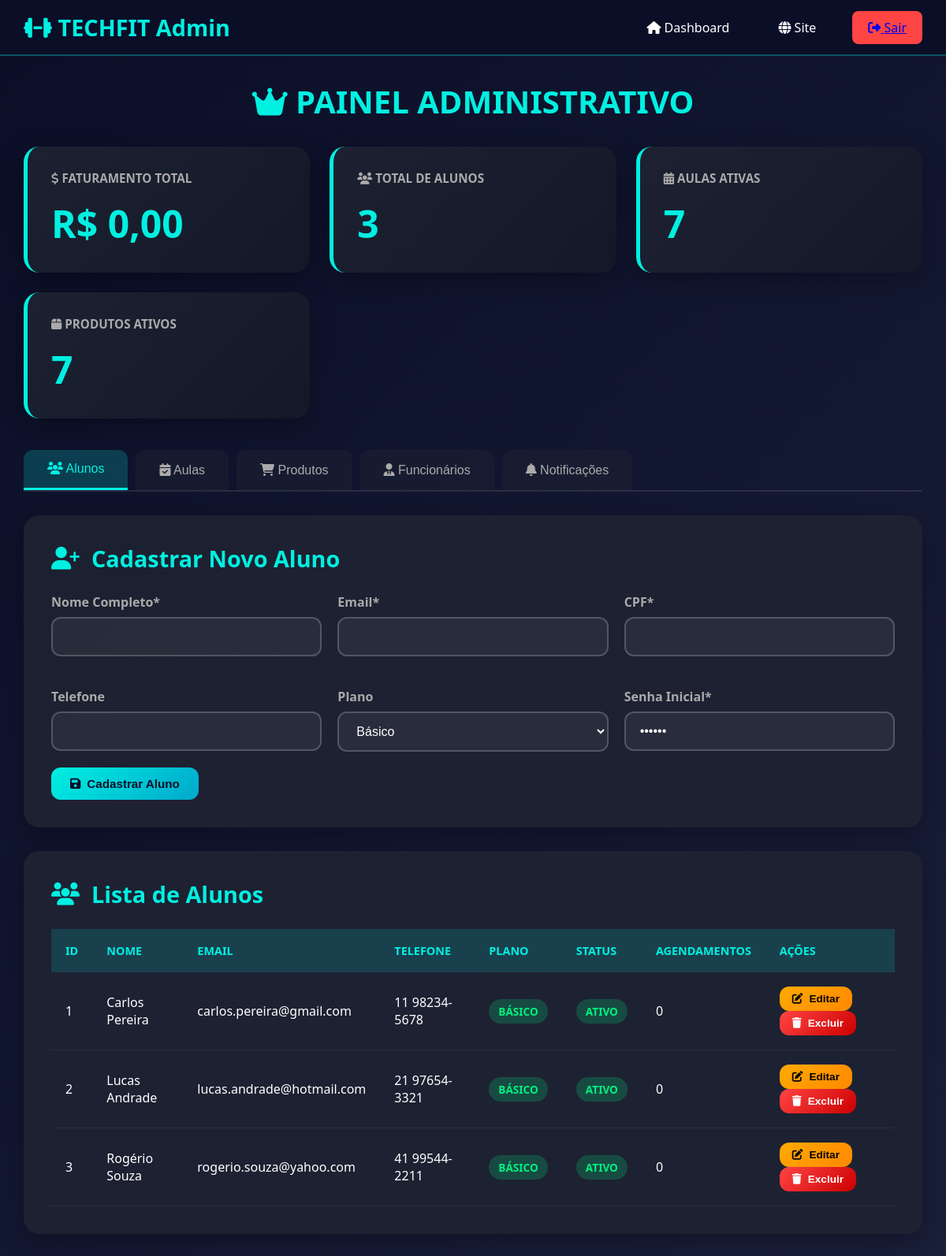
/view/admin_full.php (signed in), run on the app's committed database.
### tables this page shows
CREATE TABLE cliente (
    id_cliente INT AUTO_INCREMENT PRIMARY KEY,
    nome_cliente VARCHAR(255) NOT NULL,
    email VARCHAR(255) NOT NULL UNIQUE,
    endereco VARCHAR(200) NOT NULL,
    telefone VARCHAR(20) NOT NULL,
    genero VARCHAR(10) NOT NULL,
    cpf VARCHAR(15) NOT NULL UNIQUE,
    status VARCHAR(20) DEFAULT 'ativo',
    data_cadastro TIMESTAMP DEFAULT CURRENT_TIMESTAMP
);

### view/admin_full.php (the view, shortened to what this page needs)
<?php
$conn = Connection::getInstance();
$totalAlunos = $conn->query("SELECT COUNT(*) as total FROM cliente")->fetch(PDO::FETCH_ASSOC)['total'] ?? 0;
$faturamento = $conn->query("SELECT COALESCE(SUM(valor_pago), 0) as total FROM pagamento")->fetch(PDO::FETCH_ASSOC)['total'] ?? 0;
$totalAulasAtivas = $conn->query("SELECT COUNT(*) as total FROM aulas WHERE status = 'ativa'")->fetch(PDO::FETCH_ASSOC)['total'] ?? 0;
$totalProdutos = $conn->query("SELECT COUNT(*) as total FROM produtos WHERE status = 'ativo'")->fetch(PDO::FETCH_ASSOC)['total'] ?? 0;
$alunos = $conn->query("SELECT c.*, COUNT(a.id_agendamento) as total_agendamentos FROM cliente c LEFT JOIN agendamento a ON c.id_cliente = a.id_cliente GROUP BY c.id_cliente ORDER BY c.nome_cliente")->fetchAll(PDO::FETCH_ASSOC);
?>
<!DOCTYPE html>
<html lang="pt-BR">
<head>
    <link rel="stylesheet" href="https://cdnjs.cloudflare.com/ajax/libs/font-awesome/6.5.2/css/all.min.css">
</head>
<body>
    <header class="header">
        <div class="header-container">
            <a href="admin_full.php" class="logo">
                <i class="fas fa-dumbbell"></i> TECHFIT Admin
            </a>
            <nav>
                <ul class="nav-links">
                    <li><a href="admin_full.php" class="nav-link"><i class="fas fa-home"></i> Dashboard</a></li>
                    <li><a href="inicio.html" class="nav-link"><i class="fas fa-globe"></i> Site</a></li>
                    <li><a href="logout.php" class="btn-logout"><i class="fas fa-sign-out-alt"></i> Sair</a></li>
                </ul>
            </nav>
        </div>
    </header>
    <main class="container">
        <h1 class="page-title"><i class="fas fa-crown"></i> Painel Administrativo</h1>
        <section class="stats-grid">
            <div class="stat-card">
                <h4><i class="fas fa-dollar-sign"></i> Faturamento Total</h4>
                <p class="value">R$ <?php echo number_format($faturamento, 2, ',', '.'); ?></p>
            </div>
            <div class="stat-card">
                <h4><i class="fas fa-users"></i> Total de Alunos</h4>
                <p class="value"><?php echo $totalAlunos; ?></p>
            </div>
            <div class="stat-card">
                <h4><i class="fas fa-calendar-alt"></i> Aulas Ativas</h4>
                <p class="value"><?php echo $totalAulasAtivas; ?></p>
            </div>
            <div class="stat-card">
                <h4><i class="fas fa-box"></i> Produtos Ativos</h4>
                <p class="value"><?php echo $totalProdutos; ?></p>
            </div>
        </section>
        <div class="tabs-container">
            <div class="tabs">
                <button class="tab active" onclick="openTab(event, 'tab-alunos')">
                    <i class="fas fa-users"></i> Alunos
                </button>
                <button class="tab" onclick="openTab(event, 'tab-aulas')">
                    <i class="fas fa-calendar-check"></i> Aulas
                </button>
                <button class="tab" onclick="openTab(event, 'tab-produtos')">
                    <i class="fas fa-shopping-cart"></i> Produtos
                </button>
                <button class="tab" onclick="openTab(event, 'tab-funcionarios')">
                    <i class="fas fa-user-tie"></i> Funcionários
                </button>
                <button class="tab" onclick="openTab(event, 'tab-notificacoes')">
                    <i class="fas fa-bell"></i> Notificações
                </button>
            </div>
            <div id="tab-alunos" class="tab-content active">
                <div class="panel">
                    <h2><i class="fas fa-user-plus"></i> Cadastrar Novo Aluno</h2>
                    <form method="POST" action="">
                        <div class="form-grid">
                            <div class="form-group">
                                <label class="form-label">Nome Completo*</label>
                                <input type="text" name="nome" class="form-control" required>
                            </div>
                            <div class="form-group">
                                <label class="form-label">Email*</label>
                                <input type="email" name="email" class="form-control" required>
                            </div>
                            <div class="form-group">
                                <label class="form-label">CPF*</label>
                                <input type="text" name="cpf" class="form-control" required>
                            </div>
                            <div class="form-group">
                                <label class="form-label">Telefone</label>
                                <input type="text" name="telefone" class="form-control">
                            </div>
                            <div class="form-group">
                                <label class="form-label">Plano</label>
                                <select name="plano" class="form-select">
                                    <option value="basico">Básico</option>
                                </select>
                            </div>
                            <div class="form-group">
                                <label class="form-label">Senha Inicial*</label>
                                <input type="password" name="senha" class="form-control" value="123456" required>
                            </div>
                        </div>
                        <button type="submit" class="btn btn-primary">
                            <i class="fas fa-save"></i> Cadastrar Aluno
                        </button>
                    </form>
                </div>
                <div class="panel">
                    <h2><i class="fas fa-users"></i> Lista de Alunos</h2>
                    <?php if (!empty($alunos)): ?>
                        <div class="table-container">
                            <table class="data-table">
                                <thead>
                                    <tr>
                                        <th>ID</th>
                                        <th>Nome</th>
                                        <th>Email</th>
                                        <th>Telefone</th>
                                        <th>Plano</th>
                                        <th>Status</th>
                                        <th>Agendamentos</th>
                                        <th>Ações</th>
                                    </tr>
                                </thead>
                                <tbody>
                                    <?php foreach ($alunos as $aluno): ?>
                                        <tr>
                                            <td><?php echo $aluno['id_cliente']; ?></td>
                                            <td><?php echo htmlspecialchars($aluno['nome_cliente']); ?></td>
                                            <td><?php echo htmlspecialchars($aluno['email']); ?></td>
                                            <td><?php echo htmlspecialchars($aluno['telefone'] ?? '-'); ?></td>
                                            <td><span class="badge badge-success"><?php echo strtoupper($aluno['plano'] ?? 'BÁSICO'); ?></span></td>
                                            <td>
                                                <span class="badge badge-<?php echo $aluno['status'] === 'ativo' ? 'success' : 'danger'; ?>">
                                                    <?php echo strtoupper($aluno['status']); ?>
                                                </span>
                                            </td>
                                            <td><?php echo $aluno['total_agendamentos']; ?></td>
                                            <td>
                                                <button onclick="editarAluno(<?php echo htmlspecialchars(json_encode($aluno)); ?>)" class="btn btn-warning btn-sm">
                                                    <i class="fas fa-edit"></i> Editar
                                                </button>
                                                <form method="POST" style="display:inline;" onsubmit="return confirm('Excluir este aluno permanentemente?');">
                                                    <button type="submit" class="btn btn-danger btn-sm">
                                                        <i class="fas fa-trash"></i> Excluir
                                                    </button>
                                                </form>
                                            </td>
                                        </tr>
                                    <?php endforeach; ?>
                                </tbody>
                            </table>
                        </div>
                    <?php endif; ?>
                </div>
            </div>
        </div>
    </main>
</body>
</html>

### view/admin_full.php (style rules this page uses)
* { margin: 0; padding: 0; box-sizing: border-box; }
body { background: linear-gradient(135deg, #0a0e27 0%, #1a1f3a 100%); color: #fff; font-family: 'Segoe UI', Tahoma, Geneva, Verdana, sans-serif; }
.header { background: rgba(10, 14, 39, 0.95); padding: 15px 0; border-bottom: 2px solid rgba(0,240,225,0.3); position: sticky; top: 0; z-index: 100; }
.header-container { max-width: 1600px; margin: 0 auto; padding: 0 30px; display: flex; justify-content: space-between; align-items: center; }
.logo { font-size: 1.8rem; font-weight: bold; color: #00F0E1; text-decoration: none; }
.nav-links { display: flex; gap: 30px; list-style: none; align-items: center; }
.nav-link { color: #fff; text-decoration: none; padding: 8px 16px; border-radius: 8px; transition: all 0.3s; }
.btn-logout { background: #ff4444; padding: 10px 20px; border-radius: 8px; }
.container { max-width: 1600px; margin: 0 auto; padding: 30px; }
.page-title { font-size: 2.5rem; color: #00F0E1; margin-bottom: 30px; text-align: center; text-transform: uppercase; }
.stats-grid { display: grid; grid-template-columns: repeat(auto-fit, minmax(280px, 1fr)); gap: 25px; margin-bottom: 40px; }
.stat-card { background: linear-gradient(135deg, rgba(30, 35, 50, 0.9) 0%, rgba(20, 25, 40, 0.9) 100%); padding: 30px; border-radius: 20px; border-left: 5px solid #00F0E1; box-shadow: 0 8px 32px rgba(0,0,0,0.3); transition: transform 0.3s; }
.stat-card h4 { color: #aaa; font-size: 0.95rem; margin-bottom: 15px; text-transform: uppercase; }
.stat-card .value { font-size: 3rem; font-weight: bold; color: #00F0E1; }
.tabs-container { margin-bottom: 40px; }
.tabs { display: flex; gap: 10px; border-bottom: 2px solid rgba(255,255,255,0.1); margin-bottom: 30px; flex-wrap: wrap; }
.tab { padding: 15px 30px; background: rgba(30, 35, 50, 0.5); border: none; color: #aaa; font-size: 1rem; cursor: pointer; border-radius: 12px 12px 0 0; transition: all 0.3s; }
.tab.active { background: rgba(0,240,225,0.2); color: #00F0E1; border-bottom: 3px solid #00F0E1; }
.tab-content { display: none; animation: fadeIn 0.3s; }
.tab-content.active { display: block; }
.panel { background: rgba(30, 35, 50, 0.9); padding: 35px; border-radius: 20px; margin-bottom: 30px; box-shadow: 0 8px 32px rgba(0,0,0,0.3); }
.panel h2 { color: #00F0E1; margin-bottom: 25px; font-size: 1.8rem; display: flex; align-items: center; gap: 15px; }
.form-grid { display: grid; grid-template-columns: repeat(auto-fit, minmax(300px, 1fr)); gap: 20px; }
.form-group { margin-bottom: 20px; }
.form-label { display: block; margin-bottom: 8px; color: #aaa; font-weight: 600; }
.form-control, .form-select { width: 100%; padding: 14px 18px; background: rgba(255,255,255,0.05); border: 2px solid rgba(255,255,255,0.2); border-radius: 12px; color: #fff; font-size: 1rem; transition: all 0.3s; }
.table-container { overflow-x: auto; margin-top: 25px; }
.data-table { width: 100%; border-collapse: collapse; }
.data-table thead { background: rgba(0,240,225,0.15); }
.data-table th { padding: 18px; text-align: left; color: #00F0E1; font-weight: 600; text-transform: uppercase; font-size: 0.9rem; }
.data-table td { padding: 18px; border-bottom: 1px solid rgba(255,255,255,0.05); }
.data-table tbody tr { transition: background 0.3s; }
.btn { padding: 12px 24px; border-radius: 12px; border: none; cursor: pointer; font-weight: 600; transition: all 0.3s; display: inline-flex; align-items: center; gap: 8px; text-decoration: none; font-size: 0.95rem; }
.btn-primary { background: linear-gradient(135deg, #00F0E1 0%, #00A8CC 100%); color: #0a0e27; }
.btn-danger { background: linear-gradient(135deg, #ff4444 0%, #cc0000 100%); color: #fff; }
.btn-warning { background: linear-gradient(135deg, #ffaa00 0%, #ff8800 100%); color: #000; }
.btn-sm { padding: 8px 16px; font-size: 0.85rem; }
.badge { padding: 6px 12px; border-radius: 20px; font-size: 0.85rem; font-weight: 600; }
.badge-success { background: rgba(0,240,129,0.2); color: #00F081; }

### data on the page
cliente: id_cliente "1", nome_cliente "Carlos Pereira", email "carlos.pereira@gmail.com", telefone "11 98234-5678", plano "BÁSICO", status "ATIVO", total_agendamentos "0"
cliente: id_cliente "2", nome_cliente "Lucas Andrade", email "lucas.andrade@hotmail.com", telefone "21 97654-3321", plano "BÁSICO", status "ATIVO", total_agendamentos "0"
cliente: id_cliente "3", nome_cliente "Rogério Souza", email "rogerio.souza@yahoo.com", telefone "41 99544-2211", plano "BÁSICO", status "ATIVO", total_agendamentos "0"

### other printed values
$faturamento "0,00"
$totalAlunos "3"
$totalAulasAtivas "7"
$totalProdutos "7"
